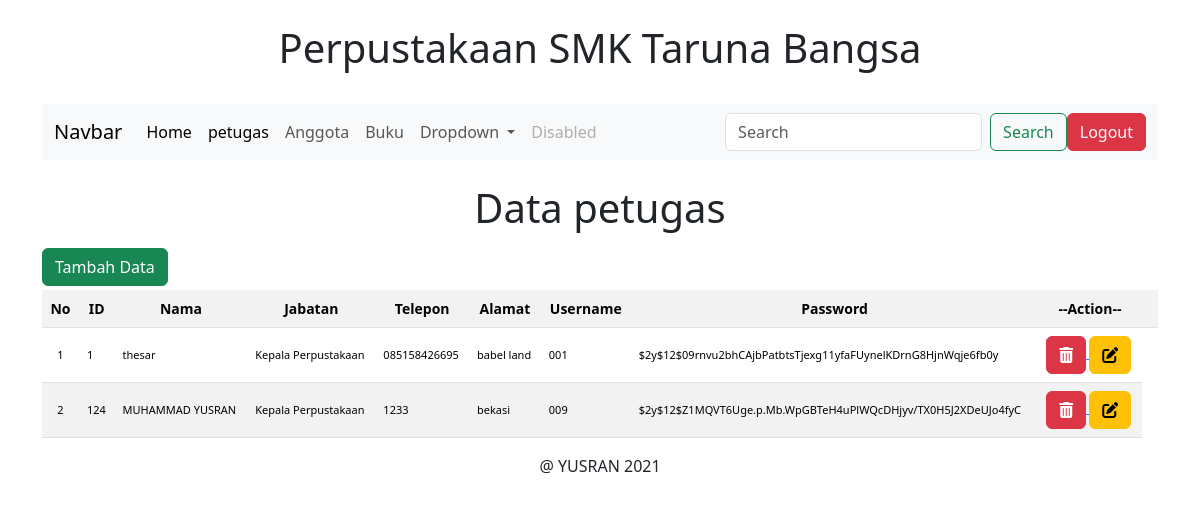
Screenshot of /dashboard.php?page=petugas (signed in) with the database file from the repository.
### tables this page shows
CREATE TABLE `petugas` (
  `id_petugas` int(11) NOT NULL,
  `nama` varchar(30) NOT NULL,
  `jabatan` varchar(20) NOT NULL,
  `tlp` varchar(15) NOT NULL,
  `alamat` text NOT NULL,
  `username` varchar(20) NOT NULL,
  `password` varchar(255) NOT NULL
);

### petugas.php (the view, shortened to what this page needs)
<?php
      if (isset($_SESSION['status'])) {
    ?>
    <center><h1 class="mt-4 mb-3">Data petugas</h1></center>
    <button type="button" class="btn btn-success mb-1" data-bs-toggle="modal" data-bs-target="#tambahpetugas">
    Tambah Data
    </button>
    <table class="table table-striped table-hover">
        <tr class="text-center">
            <th>No</th>
            <th>ID</th>
            <th>Nama</th>
            <th>Jabatan</th>
            <th>Telepon</th>
            <th>Alamat</th>
            <th>Username</th>
            <th>Password</td>
            <th>--Action--<th>
        </tr>
        <?php
            $query = mysqli_query($konek,"SELECT * FROM petugas");
            $no = 1;
            foreach ($query as $row) {
        ?>
        <tr style="font-size: 11px; table-layout: fixed">
            <td align="center" valign="middle"><?php echo $no; ?></td>
            <td valign="middle"><?php echo $row['id_petugas']; ?></td>
            <td valign="middle"><?php echo $row['nama']; ?></td>
            <td valign="middle"><?php echo $row['jabatan']; ?></td>
            <td valign="middle"><?php echo $row['tlp']; ?></td>
            <td valign="middle"><?php echo $row['alamat']; ?></td>
            <td valign="middle"><?php echo $row['username']; ?></td>
            <td valign="middle"><?php echo $row['password']; ?></td>
            <td valign="middle">
                <a href="?page=petugas-delete&delete=&id=<?php echo $row['id_petugas'];?>">
                    <button class="btn btn-danger"><i class="fas fa-trash-alt"></i></button>
                </a>
                <a href="?page=petugas-edit&edit=&id=<?php echo $row['id_petugas'];?>">
                    <button class="btn btn-warning"><i class="fas fa-edit"></i></button>
                </a>
            </td>
        </tr>
        <?php
        $no++;
        }
        ?>
    </table>
    </div>
    <?php
    }
    ?>

### dashboard.php (style rules this page uses)
table { max-width: 100%; font-size : 14px; }

### rows the page displays
petugas: id_petugas "1", nama "thesar", jabatan "Kepala Perpustakaan", tlp "085158426695", alamat "babel land", username "001", password "$2y$12$09rnvu2bhCAjbPatbtsTjexg11yfaFUynelKDrnG8HjnWqje6fb0y"
petugas: id_petugas "124", nama "MUHAMMAD YUSRAN", jabatan "Kepala Perpustakaan", tlp "1233", alamat "bekasi", username "009", password "$2y$12$Z1MQVT6Uge.p.Mb.WpGBTeH4uPlWQcDHjyv/TX0H5J2XDeUJo4fyC"
